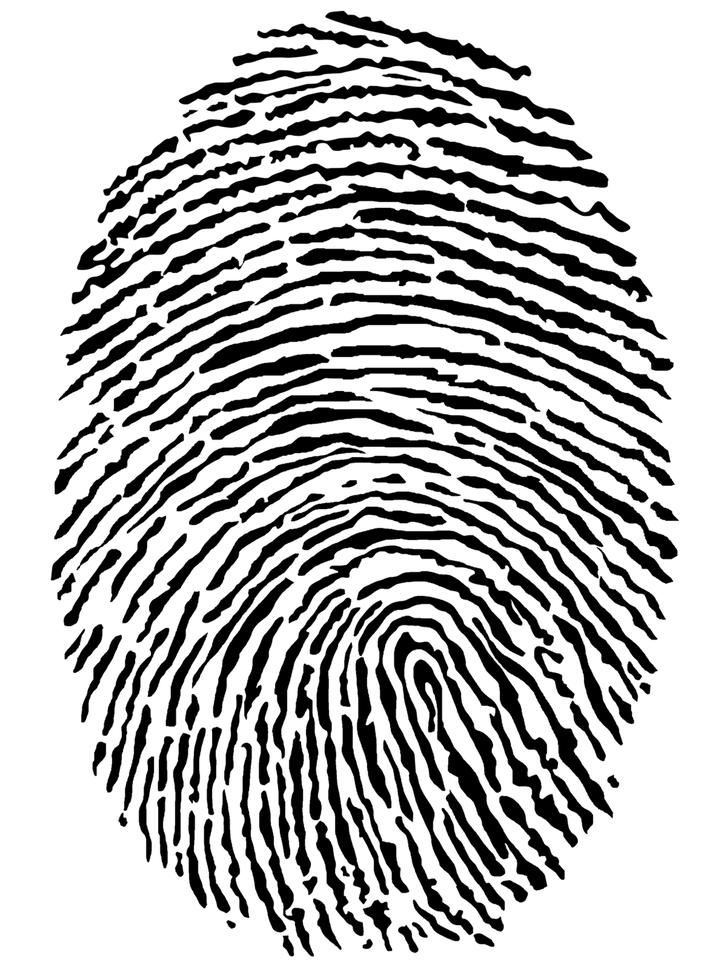
#> input picture Lab 12/Images/ThumbImpression.png, 727 x 970 px, shrunk from 1224 x 1632 before the run
$ python TaskA.py
#> lines starting #> are read from the running program, lines starting #| are printed output that depends on the picture; after the words box and inside, x2 and y2 are one past the last pixel; in counts of white or black regions, pixels touching at a corner belong together
import cv2
import numpy as np

def main():
	IMAGE_PATH = "../Images/ThumbImpression.png"
	image = cv2.imread(IMAGE_PATH, 0)
#> image: shape (970, 727); min 0, max 255, mean 184.4
	kernel = np.ones((2, 2), np.uint8)

	size = np.size(image)
#> size = 705190
	skeleton = np.zeros(image.shape, np.uint8)

	ret,image = cv2.threshold(image, 127, 255, 0)
#> image: shape (970, 727); 72.3% white; 152 black regions, largest, box (x1, y1, x2, y2) and area: (375, 616, 578, 932) 6381, (183, 161, 630, 232) 4546, (289, 224, 667, 339) 4452
	element = cv2.getStructuringElement(cv2.MORPH_CROSS, (5, 5))
	done = False

	while(not done):
	    eroded = cv2.erode(image, element)
	    temp = cv2.dilate(eroded, element)
	    temp = cv2.subtract(image, temp)
	    skeleton = cv2.bitwise_or(skeleton, temp)
	    image = eroded.copy()

	    zeros = size - cv2.countNonZero(image)
	    if zeros == size:
	        done = True
#> this loop made 140 passes
#> zeros on passes 1 to 12: 279789, 361688, 425538, 462852, 480731, 489520, 495387, 500615, 505676, 510613, 515469, 520229
#> pass 1, in main, `eroded = cv2.erode(image, element)`:
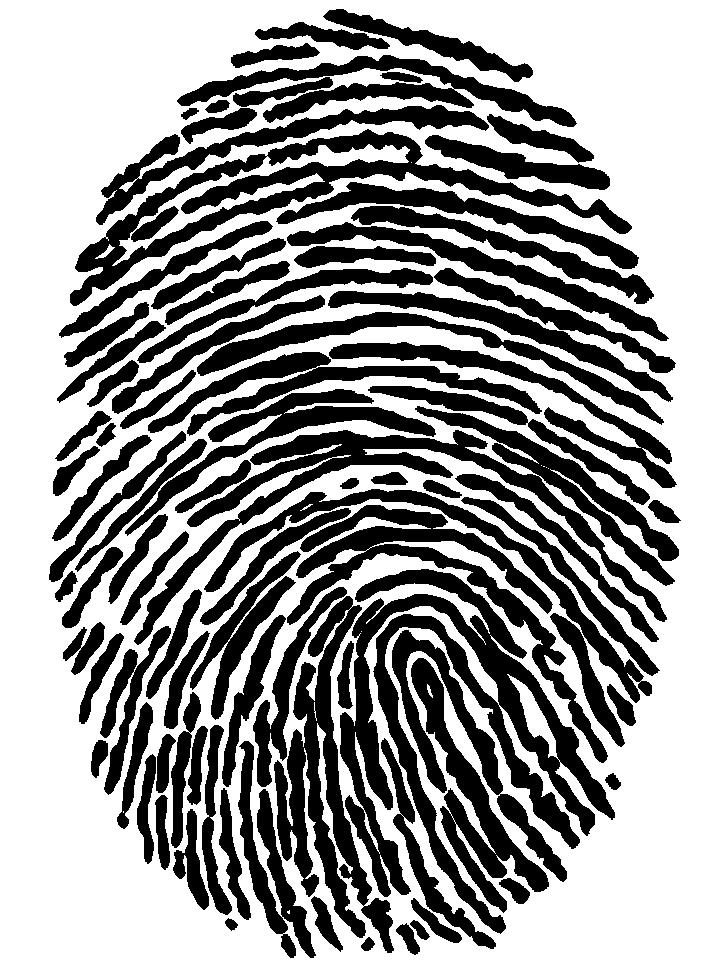
#> eroded: shape (970, 727); 60.3% white; 90 black regions, largest, box (x1, y1, x2, y2) and area: (340, 569, 615, 934) 26667, (134, 406, 679, 645) 20224, (70, 129, 632, 306) 15592
#> pass 1, in main, `temp = cv2.subtract(image, temp)`:
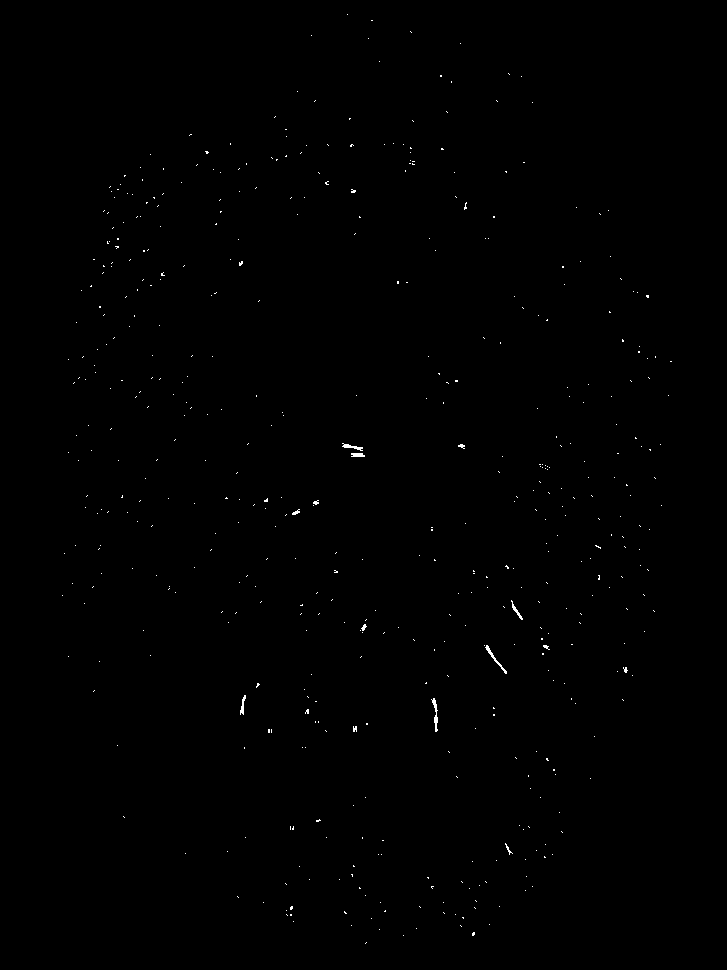
#> temp: shape (970, 727); 0.22% white in thin lines or dots, all inside (x1, y1, x2, y2) = (62, 14, 672, 944)
#> after the loop: eroded: shape (970, 727); every value is 0
#> after the loop:
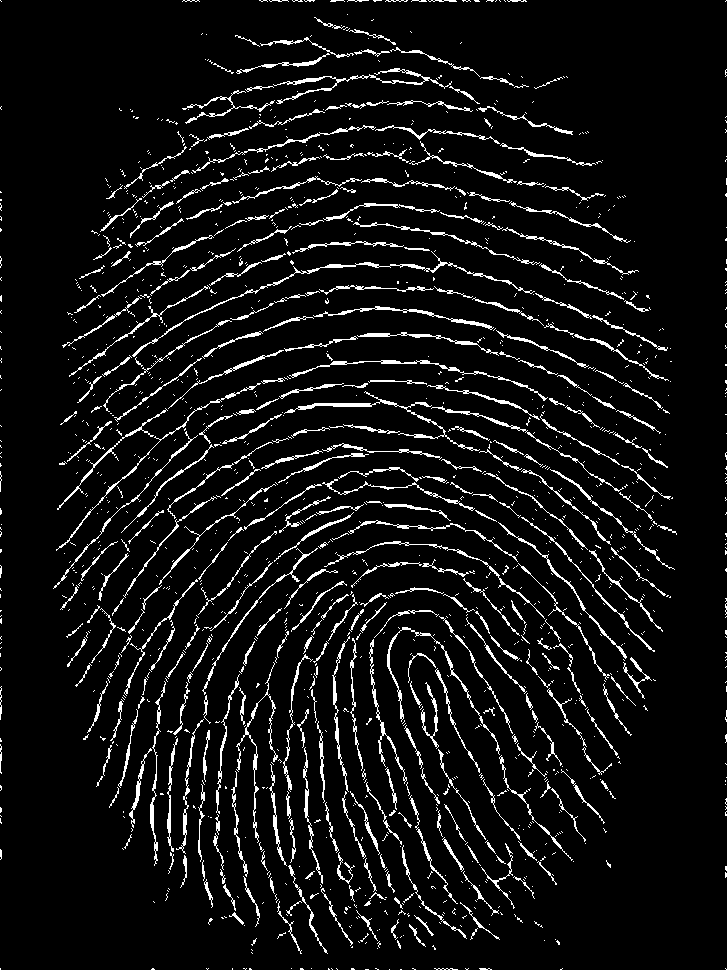
#> skeleton: shape (970, 727); 6.9% white in thin lines or dots

	cv2.imshow("Skeleton Image", skeleton)
	retval, image = cv2.threshold(skeleton, 0, 255, cv2.THRESH_BINARY_INV)
#> image: shape (970, 727); 93.1% white; black in thin lines or dots

	eroded = cv2.erode(image, kernel, iterations=2)
#> eroded: shape (970, 727); 81.9% white; 373 black regions (233 under 20 px), largest, box (x1, y1, x2, y2) and area: (53, 172, 679, 956) 92756, (387, 627, 576, 918) 7538, (91, 125, 608, 240) 5998
	dilated = cv2.dilate(eroded, kernel, iterations=2)
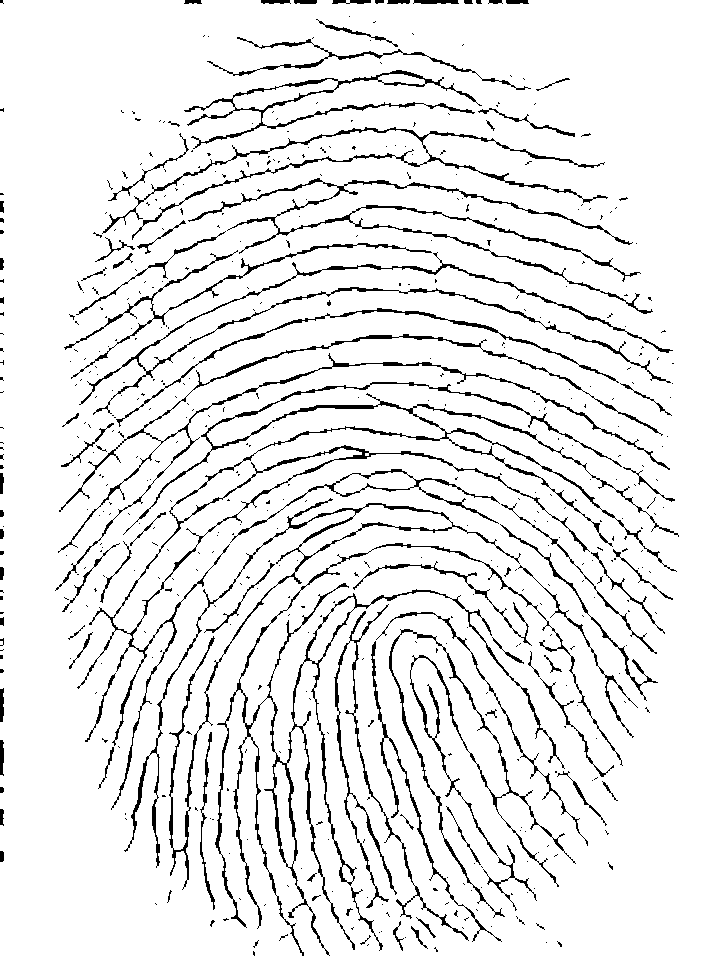
#> dilated: shape (970, 727); 92% white; black in thin lines or dots
	eroded = cv2.erode(dilated, kernel, iterations=2)
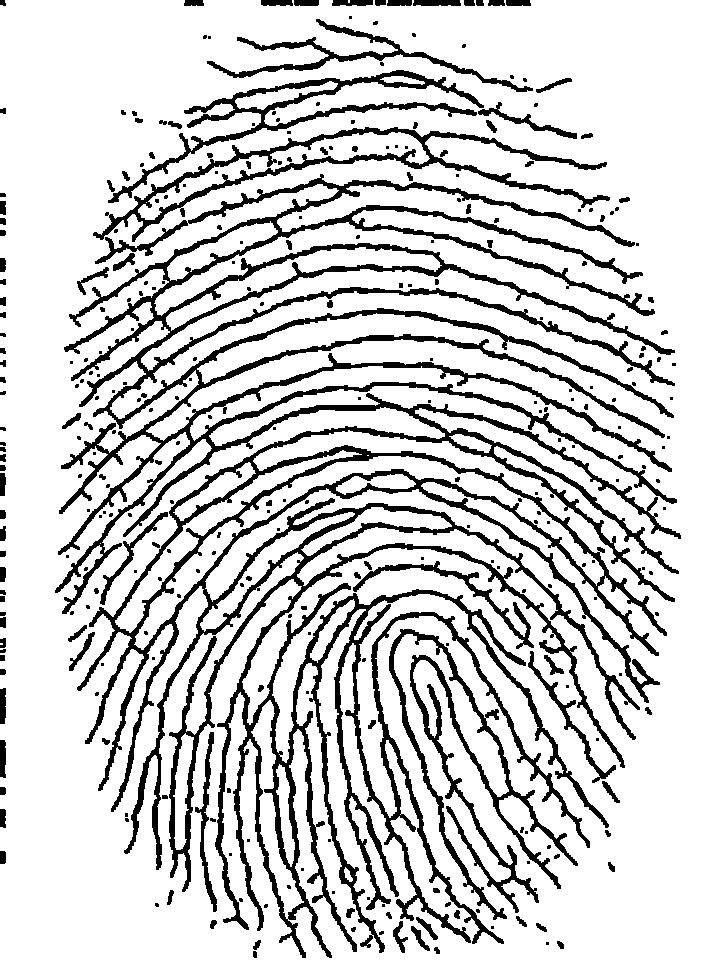
#> eroded: shape (970, 727); 81.9% white; 311 black regions (170 under 20 px), largest, box (x1, y1, x2, y2) and area: (55, 174, 681, 958) 92756, (389, 629, 578, 920) 7538, (93, 127, 610, 242) 5998

	image = cv2.medianBlur(eroded, 9)
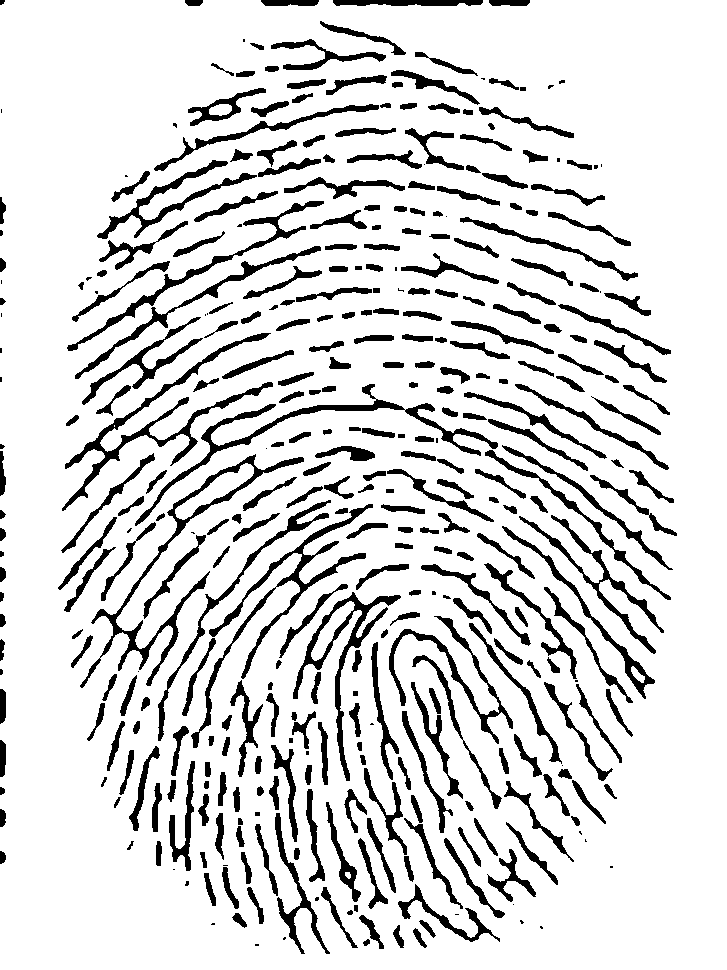
#> image: shape (970, 727); 85.5% white; 375 black regions (51 under 20 px), largest, box (x1, y1, x2, y2) and area: (80, 454, 304, 688) 3376, (191, 504, 373, 748) 3222, (62, 333, 273, 511) 3181

	cv2.imwrite("../Images/" + IMAGE_PATH.split('/')[-1].split('.')[0] + "_out.png", image)
	cv2.imshow("Median Blur Image", image)
	cv2.waitKey(0)

if __name__ == '__main__':
	main()
